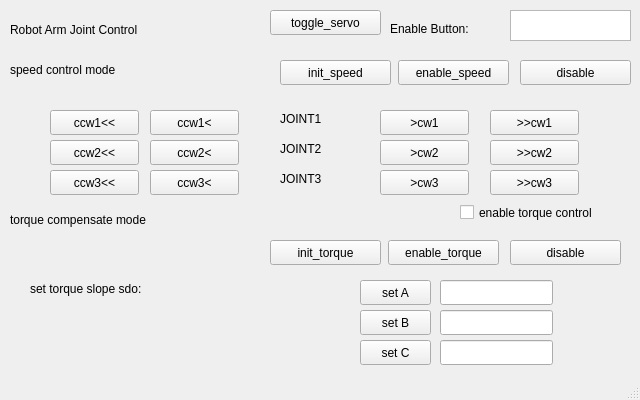
<?xml version="1.0" encoding="UTF-8"?>
<ui version="4.0">
 <class>MainWindow</class>
 <widget class="QMainWindow" name="MainWindow">
  <property name="geometry">
   <rect>
    <x>0</x>
    <y>0</y>
    <width>640</width>
    <height>400</height>
   </rect>
  </property>
  <property name="windowTitle">
   <string>MainWindow</string>
  </property>
  <widget class="QWidget" name="centralWidget">
   <widget class="QPushButton" name="joint1CCWfast">
    <property name="geometry">
     <rect>
      <x>50</x>
      <y>110</y>
      <width>89</width>
      <height>25</height>
     </rect>
    </property>
    <property name="text">
     <string>ccw1&lt;&lt;</string>
    </property>
   </widget>
   <widget class="QPushButton" name="joint1CCWslow">
    <property name="geometry">
     <rect>
      <x>150</x>
      <y>110</y>
      <width>89</width>
      <height>25</height>
     </rect>
    </property>
    <property name="text">
     <string>ccw1&lt;</string>
    </property>
   </widget>
   <widget class="QPushButton" name="joint1CWslow">
    <property name="geometry">
     <rect>
      <x>380</x>
      <y>110</y>
      <width>89</width>
      <height>25</height>
     </rect>
    </property>
    <property name="text">
     <string>&gt;cw1</string>
    </property>
   </widget>
   <widget class="QPushButton" name="joint1CWfast">
    <property name="geometry">
     <rect>
      <x>490</x>
      <y>110</y>
      <width>89</width>
      <height>25</height>
     </rect>
    </property>
    <property name="text">
     <string>&gt;&gt;cw1</string>
    </property>
   </widget>
   <widget class="QPushButton" name="joint2CWslow">
    <property name="geometry">
     <rect>
      <x>380</x>
      <y>140</y>
      <width>89</width>
      <height>25</height>
     </rect>
    </property>
    <property name="text">
     <string>&gt;cw2</string>
    </property>
   </widget>
   <widget class="QPushButton" name="joint2CWfast">
    <property name="geometry">
     <rect>
      <x>490</x>
      <y>140</y>
      <width>89</width>
      <height>25</height>
     </rect>
    </property>
    <property name="text">
     <string>&gt;&gt;cw2</string>
    </property>
   </widget>
   <widget class="QPushButton" name="joint2CCWfast">
    <property name="geometry">
     <rect>
      <x>50</x>
      <y>140</y>
      <width>89</width>
      <height>25</height>
     </rect>
    </property>
    <property name="text">
     <string>ccw2&lt;&lt;</string>
    </property>
   </widget>
   <widget class="QPushButton" name="joint2CCWslow">
    <property name="geometry">
     <rect>
      <x>150</x>
      <y>140</y>
      <width>89</width>
      <height>25</height>
     </rect>
    </property>
    <property name="text">
     <string>ccw2&lt;</string>
    </property>
   </widget>
   <widget class="QPushButton" name="joint3CWslow">
    <property name="geometry">
     <rect>
      <x>380</x>
      <y>170</y>
      <width>89</width>
      <height>25</height>
     </rect>
    </property>
    <property name="text">
     <string>&gt;cw3</string>
    </property>
   </widget>
   <widget class="QPushButton" name="joint3CWfast">
    <property name="geometry">
     <rect>
      <x>490</x>
      <y>170</y>
      <width>89</width>
      <height>25</height>
     </rect>
    </property>
    <property name="text">
     <string>&gt;&gt;cw3</string>
    </property>
   </widget>
   <widget class="QPushButton" name="joint3CCWfast">
    <property name="geometry">
     <rect>
      <x>50</x>
      <y>170</y>
      <width>89</width>
      <height>25</height>
     </rect>
    </property>
    <property name="text">
     <string>ccw3&lt;&lt;</string>
    </property>
   </widget>
   <widget class="QPushButton" name="joint3CCWslow">
    <property name="geometry">
     <rect>
      <x>150</x>
      <y>170</y>
      <width>89</width>
      <height>25</height>
     </rect>
    </property>
    <property name="text">
     <string>ccw3&lt;</string>
    </property>
   </widget>
   <widget class="QPushButton" name="enableTorque">
    <property name="geometry">
     <rect>
      <x>388</x>
      <y>240</y>
      <width>111</width>
      <height>25</height>
     </rect>
    </property>
    <property name="text">
     <string>enable_torque</string>
    </property>
   </widget>
   <widget class="QLabel" name="label">
    <property name="geometry">
     <rect>
      <x>10</x>
      <y>20</y>
      <width>181</width>
      <height>20</height>
     </rect>
    </property>
    <property name="text">
     <string>Robot Arm Joint Control</string>
    </property>
   </widget>
   <widget class="QLabel" name="label_2">
    <property name="geometry">
     <rect>
      <x>10</x>
      <y>60</y>
      <width>181</width>
      <height>20</height>
     </rect>
    </property>
    <property name="text">
     <string>speed control mode</string>
    </property>
   </widget>
   <widget class="QLabel" name="label_3">
    <property name="geometry">
     <rect>
      <x>10</x>
      <y>210</y>
      <width>181</width>
      <height>20</height>
     </rect>
    </property>
    <property name="text">
     <string>torque compensate mode</string>
    </property>
   </widget>
   <widget class="QPushButton" name="initTorque">
    <property name="geometry">
     <rect>
      <x>270</x>
      <y>240</y>
      <width>111</width>
      <height>25</height>
     </rect>
    </property>
    <property name="text">
     <string>init_torque</string>
    </property>
   </widget>
   <widget class="QPushButton" name="disableTorque">
    <property name="geometry">
     <rect>
      <x>510</x>
      <y>240</y>
      <width>111</width>
      <height>25</height>
     </rect>
    </property>
    <property name="text">
     <string>disable</string>
    </property>
   </widget>
   <widget class="QPushButton" name="initSpeed">
    <property name="geometry">
     <rect>
      <x>280</x>
      <y>60</y>
      <width>111</width>
      <height>25</height>
     </rect>
    </property>
    <property name="text">
     <string>init_speed</string>
    </property>
   </widget>
   <widget class="QPushButton" name="enableSpeed">
    <property name="geometry">
     <rect>
      <x>398</x>
      <y>60</y>
      <width>111</width>
      <height>25</height>
     </rect>
    </property>
    <property name="text">
     <string>enable_speed</string>
    </property>
   </widget>
   <widget class="QPushButton" name="disableSpeed">
    <property name="geometry">
     <rect>
      <x>520</x>
      <y>60</y>
      <width>111</width>
      <height>25</height>
     </rect>
    </property>
    <property name="text">
     <string>disable</string>
    </property>
   </widget>
   <widget class="QLabel" name="label_4">
    <property name="geometry">
     <rect>
      <x>280</x>
      <y>110</y>
      <width>67</width>
      <height>17</height>
     </rect>
    </property>
    <property name="text">
     <string>JOINT1</string>
    </property>
   </widget>
   <widget class="QLabel" name="label_5">
    <property name="geometry">
     <rect>
      <x>280</x>
      <y>140</y>
      <width>67</width>
      <height>17</height>
     </rect>
    </property>
    <property name="text">
     <string>JOINT2</string>
    </property>
   </widget>
   <widget class="QLabel" name="label_6">
    <property name="geometry">
     <rect>
      <x>280</x>
      <y>170</y>
      <width>67</width>
      <height>17</height>
     </rect>
    </property>
    <property name="text">
     <string>JOINT3</string>
    </property>
   </widget>
   <widget class="QCheckBox" name="setBrake">
    <property name="geometry">
     <rect>
      <x>460</x>
      <y>200</y>
      <width>161</width>
      <height>25</height>
     </rect>
    </property>
    <property name="text">
     <string>enable torque control</string>
    </property>
   </widget>
   <widget class="QPushButton" name="setATorqueSlope">
    <property name="geometry">
     <rect>
      <x>360</x>
      <y>280</y>
      <width>71</width>
      <height>25</height>
     </rect>
    </property>
    <property name="text">
     <string>set A</string>
    </property>
   </widget>
   <widget class="QLabel" name="label_7">
    <property name="geometry">
     <rect>
      <x>30</x>
      <y>280</y>
      <width>161</width>
      <height>17</height>
     </rect>
    </property>
    <property name="text">
     <string>set torque slope sdo:</string>
    </property>
   </widget>
   <widget class="QLineEdit" name="setATorqueSlopeValue">
    <property name="geometry">
     <rect>
      <x>440</x>
      <y>280</y>
      <width>113</width>
      <height>25</height>
     </rect>
    </property>
   </widget>
   <widget class="QLineEdit" name="setBTorqueSlopeValue">
    <property name="geometry">
     <rect>
      <x>440</x>
      <y>310</y>
      <width>113</width>
      <height>25</height>
     </rect>
    </property>
   </widget>
   <widget class="QPushButton" name="setBTorqueSlope">
    <property name="geometry">
     <rect>
      <x>360</x>
      <y>310</y>
      <width>71</width>
      <height>25</height>
     </rect>
    </property>
    <property name="text">
     <string>set B</string>
    </property>
   </widget>
   <widget class="QLineEdit" name="setCTorqueSlopeValue">
    <property name="geometry">
     <rect>
      <x>440</x>
      <y>340</y>
      <width>113</width>
      <height>25</height>
     </rect>
    </property>
   </widget>
   <widget class="QPushButton" name="setCTorqueSlope">
    <property name="geometry">
     <rect>
      <x>360</x>
      <y>340</y>
      <width>71</width>
      <height>25</height>
     </rect>
    </property>
    <property name="text">
     <string>set C</string>
    </property>
   </widget>
   <widget class="QLabel" name="label_8">
    <property name="geometry">
     <rect>
      <x>390</x>
      <y>20</y>
      <width>131</width>
      <height>17</height>
     </rect>
    </property>
    <property name="text">
     <string>Enable Button:</string>
    </property>
   </widget>
   <widget class="QTextEdit" name="EnableButtonStatus">
    <property name="geometry">
     <rect>
      <x>510</x>
      <y>10</y>
      <width>121</width>
      <height>31</height>
     </rect>
    </property>
    <property name="verticalScrollBarPolicy">
     <enum>Qt::ScrollBarAlwaysOff</enum>
    </property>
    <property name="horizontalScrollBarPolicy">
     <enum>Qt::ScrollBarAlwaysOff</enum>
    </property>
   </widget>
   <widget class="QPushButton" name="toggleServo">
    <property name="geometry">
     <rect>
      <x>270</x>
      <y>10</y>
      <width>111</width>
      <height>25</height>
     </rect>
    </property>
    <property name="text">
     <string>toggle_servo</string>
    </property>
   </widget>
  </widget>
  <widget class="QStatusBar" name="statusBar"/>
 </widget>
 <layoutdefault spacing="6" margin="11"/>
 <resources/>
 <connections/>
</ui>
